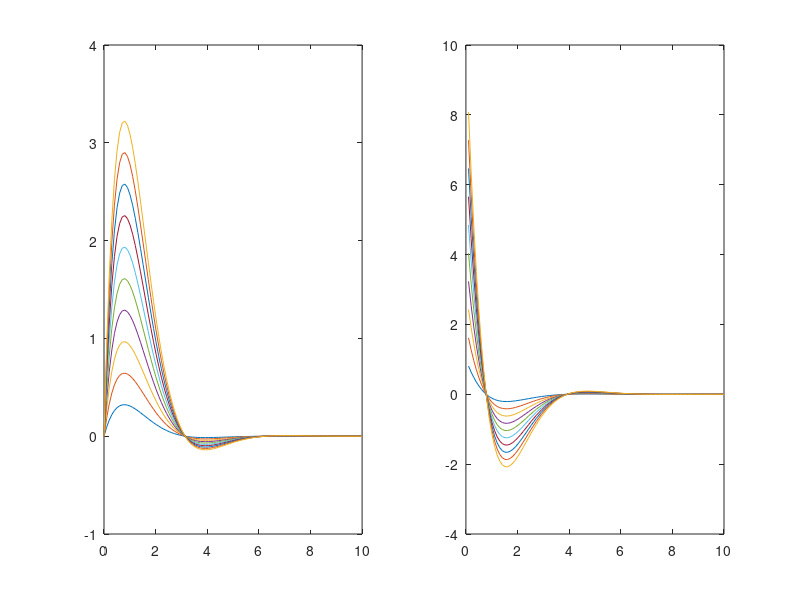

Write MATLAB code to recreate this figure.
clear;
close all;
t = linspace(0, 10, 100);

for c = 1:10
    x = c.*sin(t).*exp(-t);
    x_t = (1./tan(t) - 1).*x;
    subplot(1,2,1);
    plot(t, x);
    hold on;
    subplot(1,2,2);
    plot(t, x_t);
    hold on;
    
end
